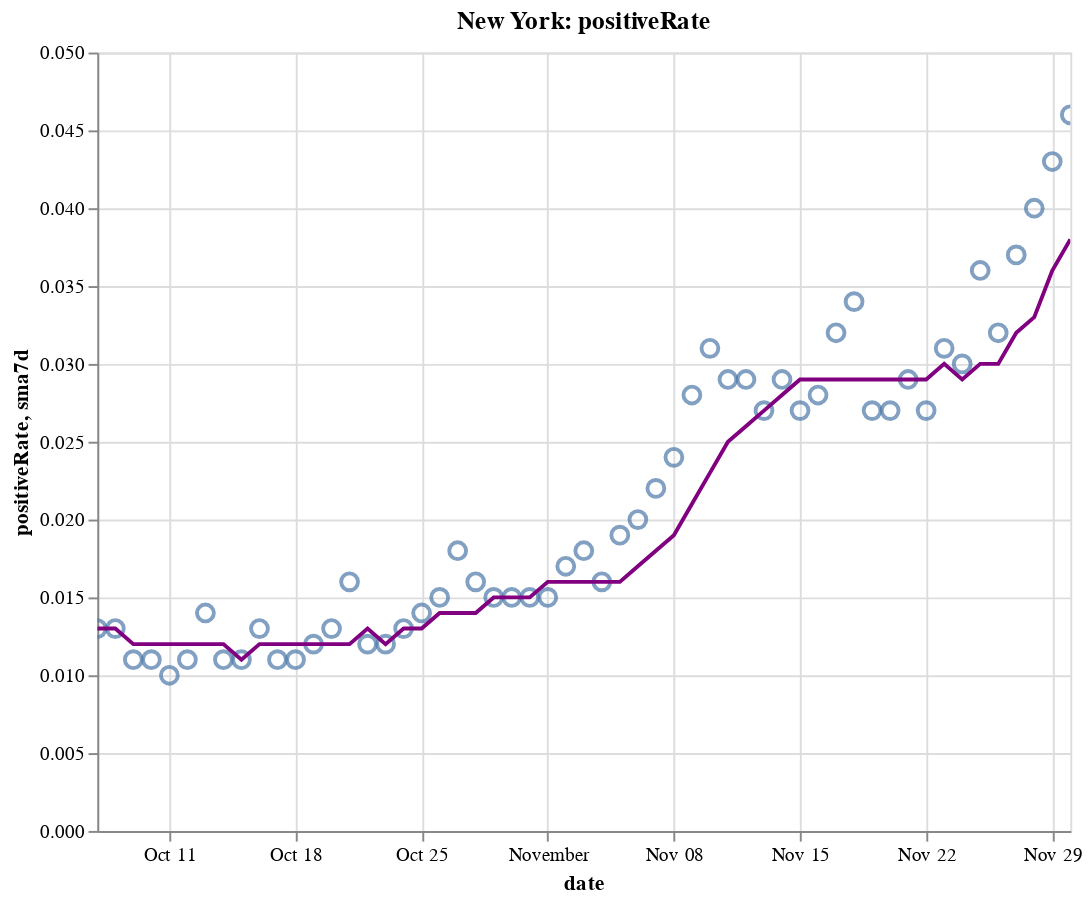

Notebook code for this chart:
### Code cell
create_plot(ny, 'positiveRate')

### Figure 1 — Vega-Lite specification as saved in the notebook (floating-point values rounded to 4 significant figures)
{"config": {"view": {"continuousWidth": 400, "continuousHeight": 300}}, "layer": [{"layer": [{"mark": {"type": "point", "size": 75}, "encoding": {"tooltip": [{"type": "temporal", "field": "date"}, {"type": "quantitative", "field": "positiveRate"}, {"type": "quantitative", "field": "sma7d"}], "x": {"type": "temporal", "field": "date"}, "y": {"type": "quantitative", "field": "positiveRate"}}, "selection": {"selector010": {"type": "interval", "bind": "scales", "encodings": ["x", "y"]}}}, {"mark": {"type": "line", "color": "purple"}, "encoding": {"x": {"type": "temporal", "field": "date"}, "y": {"type": "quantitative", "field": "sma7d"}}}]}, {"mark": {"type": "rule", "color": "#aaa"}, "encoding": {"x": {"type": "temporal", "field": "date"}}, "transform": [{"filter": {"selection": "selector009"}}]}, {"mark": "circle", "encoding": {"opacity": {"condition": {"value": 1, "selection": "selector009"}, "value": 0}, "tooltip": [{"type": "temporal", "field": "date"}, {"type": "quantitative", "field": "positiveRate"}, {"type": "quantitative", "field": "sma7d"}], "x": {"type": "temporal", "field": "date"}, "y": {"type": "quantitative", "field": "positiveRate"}}, "selection": {"selector009": {"type": "single", "encodings": ["x"], "on": "mouseover", "nearest": true, "empty": "none"}}}, {"mark": {"type": "text", "align": "left", "dx": 5, "dy": -5, "stroke": "white", "strokeWidth": 2}, "encoding": {"text": {"type": "quantitative", "field": "positiveRate"}, "tooltip": [{"type": "temporal", "field": "date"}, {"type": "quantitative", "field": "positiveRate"}, {"type": "quantitative", "field": "sma7d"}], "x": {"type": "temporal", "field": "date"}, "y": {"type": "quantitative", "field": "positiveRate"}}, "transform": [{"filter": {"selection": "selector009"}}]}, {"mark": {"type": "text", "align": "left", "dx": 5, "dy": -5}, "encoding": {"text": {"type": "quantitative", "field": "positiveRate"}, "tooltip": [{"type": "temporal", "field": "date"}, {"type": "quantitative", "field": "positiveRate"}, {"type": "quantitative", "field": "sma7d"}], "x": {"type": "temporal", "field": "date"}, "y": {"type": "quantitative", "field": "positiveRate"}}, "transform": [{"filter": {"selection": "selector009"}}]}], "data": {"name": "data-5e60ca5914b169ee559bfe235d0e5cac"}, "height": 400, "title": "New York: positiveRate", "width": 500, "$schema": "https://vega.github.io/schema/vega-lite/v4.8.1.json", "datasets": {"data-5e60ca5914b169ee559bfe235d0e5cac": [{"date": "2020-10-07T00:00:00", "totalTestResultsIncrease": 108200.0, "positiveIncrease": 1360.0, "death": 25540.0, "deathIncrease": 9.0, "positiveRate": 0.013, "state": "New York", "sma7d": 0.013}, {"date": "2020-10-08T00:00:00", "totalTestResultsIncrease": 145800.0, "positiveIncrease": 1836.0, "death": 25560.0, "deathIncrease": 10.0, "positiveRate": 0.013, "state": "New York", "sma7d": 0.013}, {"date": "2020-10-09T00:00:00", "totalTestResultsIncrease": 139300.0, "positiveIncrease": 1592.0, "death": 25560.0, "deathIncrease": 6.0, "positiveRate": 0.011, "state": "New York", "sma7d": 0.012}, {"date": "2020-10-10T00:00:00", "totalTestResultsIncrease": 134600.0, "positiveIncrease": 1447.0, "death": 25570.0, "deathIncrease": 8.0, "positiveRate": 0.011, "state": "New York", "sma7d": 0.012}, {"date": "2020-10-11T00:00:00", "totalTestResultsIncrease": 118300.0, "positiveIncrease": 1143.0, "death": 25570.0, "deathIncrease": 5.0, "positiveRate": 0.01, "state": "New York", "sma7d": 0.012}, {"date": "2020-10-12T00:00:00", "totalTestResultsIncrease": 91790.0, "positiveIncrease": 1029.0, "death": 25590.0, "deathIncrease": 13.0, "positiveRate": 0.011, "state": "New York", "sma7d": 0.012}, {"date": "2020-10-13T00:00:00", "totalTestResultsIncrease": 99070.0, "positiveIncrease": 1393.0, "death": 25600.0, "deathIncrease": 11.0, "positiveRate": 0.014, "state": "New York", "sma7d": 0.012}, {"date": "2020-10-14T00:00:00", "totalTestResultsIncrease": 111700.0, "positiveIncrease": 1232.0, "death": 25600.0, "deathIncrease": 7.0, "positiveRate": 0.011, "state": "New York", "sma7d": 0.012}, {"date": "2020-10-15T00:00:00", "totalTestResultsIncrease": 133200.0, "positiveIncrease": 1460.0, "death": 25620.0, "deathIncrease": 13.0, "positiveRate": 0.011, "state": "New York", "sma7d": 0.011}, {"date": "2020-10-16T00:00:00", "totalTestResultsIncrease": 136000.0, "positiveIncrease": 1707.0, "death": 25630.0, "deathIncrease": 10.0, "positiveRate": 0.013, "state": "New York", "sma7d": 0.012}, {"date": "2020-10-17T00:00:00", "totalTestResultsIncrease": 160000.0, "positiveIncrease": 1784.0, "death": 25640.0, "deathIncrease": 9.0, "positiveRate": 0.011, "state": "New York", "sma7d": 0.012}, {"date": "2020-10-18T00:00:00", "totalTestResultsIncrease": 128800.0, "positiveIncrease": 1390.0, "death": 25640.0, "deathIncrease": 7.0, "positiveRate": 0.011, "state": "New York", "sma7d": 0.012}, {"date": "2020-10-19T00:00:00", "totalTestResultsIncrease": 82010.0, "positiveIncrease": 998.0, "death": 25660.0, "deathIncrease": 15.0, "positiveRate": 0.012, "state": "New York", "sma7d": 0.012}, {"date": "2020-10-20T00:00:00", "totalTestResultsIncrease": 90540.0, "positiveIncrease": 1201.0, "death": 25670.0, "deathIncrease": 13.0, "positiveRate": 0.013, "state": "New York", "sma7d": 0.012}, {"date": "2020-10-21T00:00:00", "totalTestResultsIncrease": 124800.0, "positiveIncrease": 2026.0, "death": 25680.0, "deathIncrease": 7.0, "positiveRate": 0.016, "state": "New York", "sma7d": 0.012}, {"date": "2020-10-22T00:00:00", "totalTestResultsIncrease": 135300.0, "positiveIncrease": 1628.0, "death": 25690.0, "deathIncrease": 15.0, "positiveRate": 0.012, "state": "New York", "sma7d": 0.013}, {"date": "2020-10-23T00:00:00", "totalTestResultsIncrease": 141500.0, "positiveIncrease": 1637.0, "death": 25700.0, "deathIncrease": 11.0, "positiveRate": 0.012, "state": "New York", "sma7d": 0.012}, {"date": "2020-10-24T00:00:00", "totalTestResultsIncrease": 156900.0, "positiveIncrease": 2061.0, "death": 25720.0, "deathIncrease": 13.0, "positiveRate": 0.013, "state": "New York", "sma7d": 0.013}, {"date": "2020-10-25T00:00:00", "totalTestResultsIncrease": 120800.0, "positiveIncrease": 1632.0, "death": 25730.0, "deathIncrease": 12.0, "positiveRate": 0.014, "state": "New York", "sma7d": 0.013}, {"date": "2020-10-26T00:00:00", "totalTestResultsIncrease": 82120.0, "positiveIncrease": 1191.0, "death": 25740.0, "deathIncrease": 12.0, "positiveRate": 0.015, "state": "New York", "sma7d": 0.014}, {"date": "2020-10-27T00:00:00", "totalTestResultsIncrease": 111600.0, "positiveIncrease": 1991.0, "death": 25760.0, "deathIncrease": 16.0, "positiveRate": 0.018, "state": "New York", "sma7d": 0.014}, {"date": "2020-10-28T00:00:00", "totalTestResultsIncrease": 129700.0, "positiveIncrease": 2031.0, "death": 25770.0, "deathIncrease": 15.0, "positiveRate": 0.016, "state": "New York", "sma7d": 0.014}, {"date": "2020-10-29T00:00:00", "totalTestResultsIncrease": 168400.0, "positiveIncrease": 2499.0, "death": 25790.0, "deathIncrease": 19.0, "positiveRate": 0.015, "state": "New York", "sma7d": 0.015}, {"date": "2020-10-30T00:00:00", "totalTestResultsIncrease": 146900.0, "positiveIncrease": 2255.0, "death": 25800.0, "deathIncrease": 12.0, "positiveRate": 0.015, "state": "New York", "sma7d": 0.015}, {"date": "2020-10-31T00:00:00", "totalTestResultsIncrease": 137000.0, "positiveIncrease": 2049.0, "death": 25810.0, "deathIncrease": 3.0, "positiveRate": 0.015, "state": "New York", "sma7d": 0.015}, {"date": "2020-11-01T00:00:00", "totalTestResultsIncrease": 148900.0, "positiveIncrease": 2255.0, "death": 25820.0, "deathIncrease": 17.0, "positiveRate": 0.015, "state": "New York", "sma7d": 0.016}, {"date": "2020-11-02T00:00:00", "totalTestResultsIncrease": 96100.0, "positiveIncrease": 1633.0, "death": 25840.0, "deathIncrease": 14.0, "positiveRate": 0.017, "state": "New York", "sma7d": 0.016}, {"date": "2020-11-03T00:00:00", "totalTestResultsIncrease": 127900.0, "positiveIncrease": 2321.0, "death": 25850.0, "deathIncrease": 15.0, "positiveRate": 0.018, "state": "New York", "sma7d": 0.016}, {"date": "2020-11-04T00:00:00", "totalTestResultsIncrease": 133500.0, "positiveIncrease": 2126.0, "death": 25870.0, "deathIncrease": 15.0, "positiveRate": 0.016, "state": "New York", "sma7d": 0.016}, {"date": "2020-11-05T00:00:00", "totalTestResultsIncrease": 161000.0, "positiveIncrease": 2997.0, "death": 25890.0, "deathIncrease": 24.0, "positiveRate": 0.019, "state": "New York", "sma7d": 0.016}, {"date": "2020-11-06T00:00:00", "totalTestResultsIncrease": 160700.0, "positiveIncrease": 3209.0, "death": 25910.0, "deathIncrease": 18.0, "positiveRate": 0.02, "state": "New York", "sma7d": 0.017}, {"date": "2020-11-07T00:00:00", "totalTestResultsIncrease": 163300.0, "positiveIncrease": 3587.0, "death": 25930.0, "deathIncrease": 18.0, "positiveRate": 0.022, "state": "New York", "sma7d": 0.018}, {"date": "2020-11-08T00:00:00", "totalTestResultsIncrease": 145600.0, "positiveIncrease": 3428.0, "death": 25950.0, "deathIncrease": 19.0, "positiveRate": 0.024, "state": "New York", "sma7d": 0.019}, {"date": "2020-11-09T00:00:00", "totalTestResultsIncrease": 111400.0, "positiveIncrease": 3144.0, "death": 25970.0, "deathIncrease": 26.0, "positiveRate": 0.028, "state": "New York", "sma7d": 0.021}, {"date": "2020-11-10T00:00:00", "totalTestResultsIncrease": 128000.0, "positiveIncrease": 3965.0, "death": 26000.0, "deathIncrease": 32.0, "positiveRate": 0.031, "state": "New York", "sma7d": 0.023}, {"date": "2020-11-11T00:00:00", "totalTestResultsIncrease": 164300.0, "positiveIncrease": 4820.0, "death": 26030.0, "deathIncrease": 21.0, "positiveRate": 0.029, "state": "New York", "sma7d": 0.025}, {"date": "2020-11-12T00:00:00", "totalTestResultsIncrease": 162600.0, "positiveIncrease": 4797.0, "death": 26060.0, "deathIncrease": 29.0, "positiveRate": 0.029, "state": "New York", "sma7d": 0.026}, {"date": "2020-11-13T00:00:00", "totalTestResultsIncrease": 203700.0, "positiveIncrease": 5401.0, "death": 26080.0, "deathIncrease": 24.0, "positiveRate": 0.027, "state": "New York", "sma7d": 0.027}, {"date": "2020-11-14T00:00:00", "totalTestResultsIncrease": 184200.0, "positiveIncrease": 5388.0, "death": 26100.0, "deathIncrease": 24.0, "positiveRate": 0.029, "state": "New York", "sma7d": 0.028}, {"date": "2020-11-15T00:00:00", "totalTestResultsIncrease": 133200.0, "positiveIncrease": 3649.0, "death": 26130.0, "deathIncrease": 30.0, "positiveRate": 0.027, "state": "New York", "sma7d": 0.029}, {"date": "2020-11-16T00:00:00", "totalTestResultsIncrease": 124600.0, "positiveIncrease": 3490.0, "death": 26160.0, "deathIncrease": 26.0, "positiveRate": 0.028, "state": "New York", "sma7d": 0.029}, {"date": "2020-11-17T00:00:00", "totalTestResultsIncrease": 159900.0, "positiveIncrease": 5088.0, "death": 26190.0, "deathIncrease": 30.0, "positiveRate": 0.032, "state": "New York", "sma7d": 0.029}, {"date": "2020-11-18T00:00:00", "totalTestResultsIncrease": 154400.0, "positiveIncrease": 5294.0, "death": 26220.0, "deathIncrease": 36.0, "positiveRate": 0.034, "state": "New York", "sma7d": 0.029}, {"date": "2020-11-19T00:00:00", "totalTestResultsIncrease": 195200.0, "positiveIncrease": 5310.0, "death": 26260.0, "deathIncrease": 32.0, "positiveRate": 0.027, "state": "New York", "sma7d": 0.029}, {"date": "2020-11-20T00:00:00", "totalTestResultsIncrease": 205500.0, "positiveIncrease": 5468.0, "death": 26290.0, "deathIncrease": 35.0, "positiveRate": 0.027, "state": "New York", "sma7d": 0.029}, {"date": "2020-11-21T00:00:00", "totalTestResultsIncrease": 207900.0, "positiveIncrease": 5972.0, "death": 26330.0, "deathIncrease": 34.0, "positiveRate": 0.029, "state": "New York", "sma7d": 0.029}, {"date": "2020-11-22T00:00:00", "totalTestResultsIncrease": 196600.0, "positiveIncrease": 5392.0, "death": 26360.0, "deathIncrease": 31.0, "positiveRate": 0.027, "state": "New York", "sma7d": 0.029}, {"date": "2020-11-23T00:00:00", "totalTestResultsIncrease": 191500.0, "positiveIncrease": 5906.0, "death": 26390.0, "deathIncrease": 33.0, "positiveRate": 0.031, "state": "New York", "sma7d": 0.03}, {"date": "2020-11-24T00:00:00", "totalTestResultsIncrease": 164800.0, "positiveIncrease": 4881.0, "death": 26440.0, "deathIncrease": 51.0, "positiveRate": 0.03, "state": "New York", "sma7d": 0.029}, {"date": "2020-11-25T00:00:00", "totalTestResultsIncrease": 173100.0, "positiveIncrease": 6265.0, "death": 26480.0, "deathIncrease": 41.0, "positiveRate": 0.036, "state": "New York", "sma7d": 0.03}, {"date": "2020-11-26T00:00:00", "totalTestResultsIncrease": 217700.0, "positiveIncrease": 6933.0, "death": 26550.0, "deathIncrease": 67.0, "positiveRate": 0.032, "state": "New York", "sma7d": 0.03}, {"date": "2020-11-27T00:00:00", "totalTestResultsIncrease": 219400.0, "positiveIncrease": 8176.0, "death": 26590.0, "deathIncrease": 39.0, "positiveRate": 0.037, "state": "New York", "sma7d": 0.032}, {"date": "2020-11-28T00:00:00", "totalTestResultsIncrease": 152400.0, "positiveIncrease": 6063.0, "death": 26630.0, "deathIncrease": 44.0, "positiveRate": 0.04, "state": "New York", "sma7d": 0.033}, {"date": "2020-11-29T00:00:00", "totalTestResultsIncrease": 157300.0, "positiveIncrease": 6723.0, "death": 26690.0, "deathIncrease": 58.0, "positiveRate": 0.043, "state": "New York", "sma7d": 0.036}, {"date": "2020-11-30T00:00:00", "totalTestResultsIncrease": 149000.0, "positiveIncrease": 6819.0, "death": 26750.0, "deathIncrease": 57.0, "positiveRate": 0.046, "state": "New York", "sma7d": 0.038}]}}
